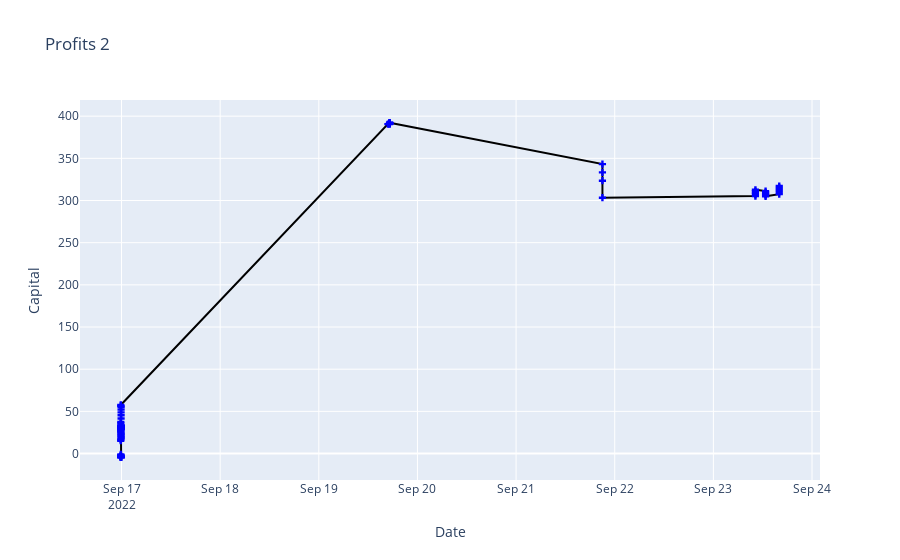

The code cell stored with this chart in its notebook:
### Code cell
vs.plotly_graph(x=data_e['Close'], y=data_e['profit_acm'], title="Profits 2", x_label='Date', y_label="Capital")
